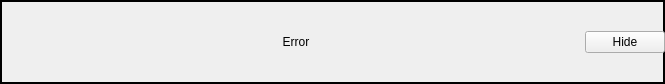
<?xml version="1.0" encoding="UTF-8"?>
<ui version="4.0">
 <class>ErrorMessageWidget</class>
 <widget class="QWidget" name="ErrorMessageWidget">
  <property name="geometry">
   <rect>
    <x>0</x>
    <y>0</y>
    <width>665</width>
    <height>84</height>
   </rect>
  </property>
  <property name="windowTitle">
   <string/>
  </property>
  <property name="styleSheet">
   <string notr="true">QWidget#ErrorMessageWidget
{
border: 2px solid black;
}</string>
  </property>
  <layout class="QHBoxLayout" name="horizontalLayout_2" stretch="1,2,1">
   <property name="spacing">
    <number>0</number>
   </property>
   <property name="leftMargin">
    <number>0</number>
   </property>
   <property name="topMargin">
    <number>0</number>
   </property>
   <property name="rightMargin">
    <number>0</number>
   </property>
   <property name="bottomMargin">
    <number>0</number>
   </property>
   <item>
    <widget class="QLabel" name="labelErrorImage">
     <property name="sizePolicy">
      <sizepolicy hsizetype="Fixed" vsizetype="Fixed">
       <horstretch>0</horstretch>
       <verstretch>0</verstretch>
      </sizepolicy>
     </property>
     <property name="text">
      <string/>
     </property>
     <property name="scaledContents">
      <bool>false</bool>
     </property>
    </widget>
   </item>
   <item>
    <widget class="QLabel" name="labelErrorMessage">
     <property name="text">
      <string>Error</string>
     </property>
     <property name="alignment">
      <set>Qt::AlignCenter</set>
     </property>
     <property name="wordWrap">
      <bool>true</bool>
     </property>
    </widget>
   </item>
   <item>
    <widget class="QPushButton" name="buttonHide">
     <property name="sizePolicy">
      <sizepolicy hsizetype="Fixed" vsizetype="Fixed">
       <horstretch>0</horstretch>
       <verstretch>0</verstretch>
      </sizepolicy>
     </property>
     <property name="text">
      <string> Hide </string>
     </property>
    </widget>
   </item>
  </layout>
 </widget>
 <resources/>
 <connections/>
</ui>
